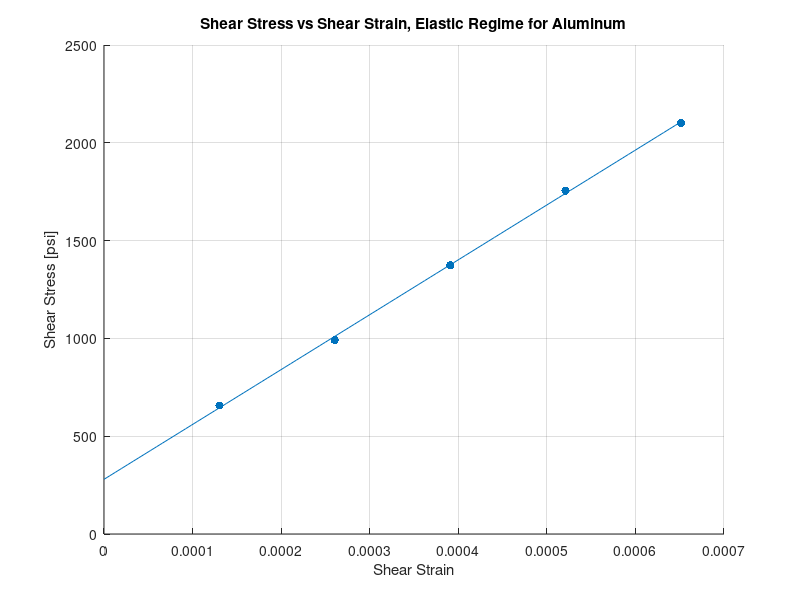
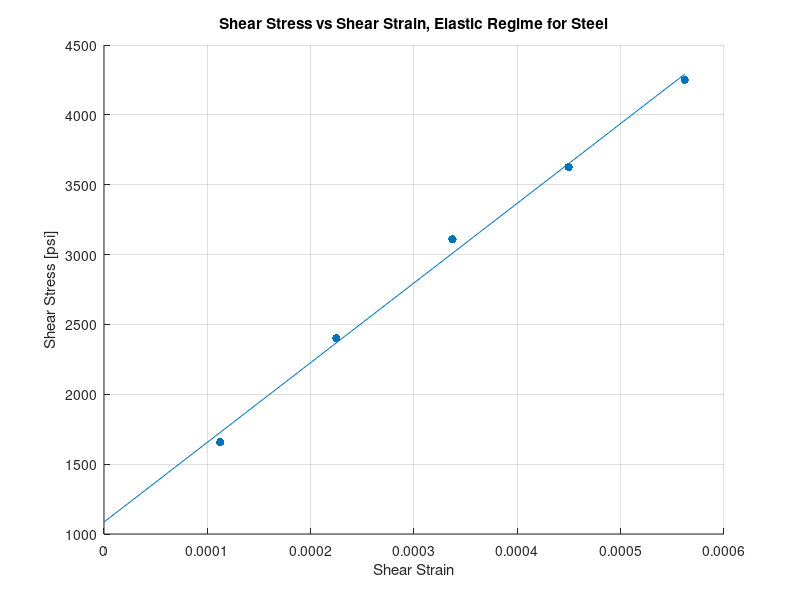

Here is the MATLAB script that generated these plots, in order:
%% MAE 374 LAB 2 Main Script
clear, clc, close all

%% Raw Data

alum.length_in = 12.1;
alum.dia_in = [0.758 0.748 0.752];
alum.avgDia_in = mean(alum.dia_in);
alum.rad_in = alum.avgDia_in/2;

alum.twist_deg   = [0.24 0.48 0.72 0.96 1.20];
alum.torque_lbin = [55   83   115  147  176];
alum.twist_rad   = deg2rad(alum.twist_deg);

steel.length_in = 14.0;
steel.dia_in = [0.750 0.754 0.750];
steel.avgDia_in = mean(steel.dia_in);
steel.rad_in    = steel.avgDia_in/2;

steel.twist_deg   = [0.24 0.48 0.72 0.96 1.20];
steel.torque_lbin = [138  200  259  302  354];
steel.twist_rad = deg2rad(steel.twist_deg);

%% Calculations

material.Aluminum = alum;
material.Steel = steel;

matList = fieldnames(material);
n = length(matList);

for k = 1:n
    name = matList{k};

    % first calculate polar moment of inertia
    material.(name).J_in4 = (pi * (material.(name).rad_in)^4)/2;

    % calculate shear stress at each point
    material.(name).tau_psi = (material.(name).torque_lbin .* material.(name).rad_in)./material.(name).J_in4;

    % calculate shear strain at each point
    material.(name).gamma = (material.(name).rad_in .* material.(name).twist_rad)./material.(name).length_in;

    % find shear modulus using the line of best fit
    material.(name).bestFit = polyfit(material.(name).gamma, material.(name).tau_psi,1);

    % shear modulus is the first term of the polynomial output
    material.(name).shearModulus_psi = material.(name).bestFit(1);

    % plot the results
    x = linspace(0,material.(name).gamma(end));
    y = polyval(material.(name).bestFit,x);
    figure('Name', name)
    scatter(material.(name).gamma, material.(name).tau_psi,'filled');
    hold on, grid on
    plot(x, y)
    xlabel('Shear Strain')
    ylabel('Shear Stress [psi]')
    title(['Shear Stress vs Shear Strain, Elastic Regime for ', name])

end

%% Output

fprintf('Aluminum: \n')
fprintf('Shear Strain:\t\t')
fprintf('%8.5f ', material.Aluminum.gamma)
fprintf('\nShear Stress (psi):\t')
fprintf('%8.3f ', material.Aluminum.tau_psi)
fprintf('\nShear Modulus (psi):\t %0.3f\n\n', material.Aluminum.shearModulus_psi)

fprintf('Steel: \n')
fprintf('Shear Strain:\t\t')
fprintf('%10.5f ', material.Steel.gamma)
fprintf('\nShear Stress (psi):\t')
fprintf('%10.3f ', material.Steel.tau_psi)
fprintf('\nShear Modulus (psi):\t  %10.3f\n\n', material.Steel.shearModulus_psi)




